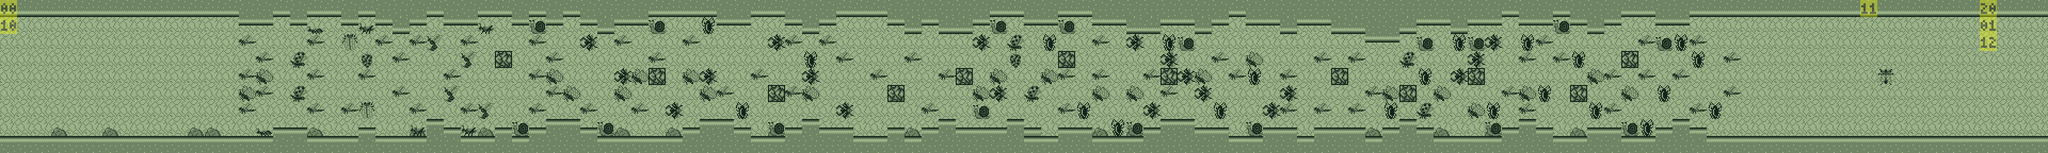

A 2D game scene composited from a Tiled map and its tileset images. What follows is a short description and the map's XML, with each tile layer's data collapsed to a summary:
An orthogonal 120x9 tile map with 32x32 px tiles, 6 tile layers (Base, Background, Foreground, Block, ...), 4 tilesets.

<map version="1.0" orientation="orthogonal" width="120" height="9" tilewidth="32" tileheight="32">
 <tileset firstgid="1" name="Back" tilewidth="32" tileheight="32" spacing="1" margin="1">
  <image source="Back.png" width="256" height="256" />
 </tileset>
 <tileset firstgid="50" name="Block" tilewidth="32" tileheight="32" spacing="1" margin="1">
  <properties>
   <property name="Type" value="Block" />
  </properties>
  <image source="Block.png" width="128" height="128" />
  <tile id="0">
   <properties>
    <property name="Type" value="1" />
   </properties>
  </tile>
  <tile id="1">
   <properties>
    <property name="Type" value="2" />
   </properties>
  </tile>
  <tile id="2">
   <properties>
    <property name="Type" value="3" />
   </properties>
  </tile>
  <tile id="3">
   <properties>
    <property name="Type" value="4" />
   </properties>
  </tile>
  <tile id="4">
   <properties>
    <property name="Type" value="5" />
   </properties>
  </tile>
  <tile id="5">
   <properties>
    <property name="Type" value="6" />
   </properties>
  </tile>
 </tileset>
 <tileset firstgid="59" name="Event" tilewidth="32" tileheight="32">
  <image source="Event.png" width="320" height="320" />
  <tile id="0">
   <properties>
    <property name="Progress" value="0" />
    <property name="Type" value="hspeed" />
    <property name="Value" value="5" />
   </properties>
  </tile>
  <tile id="1">
   <properties>
    <property name="Progress" value="0" />
    <property name="Type" value="hspeed" />
    <property name="Value" value="0" />
   </properties>
  </tile>
  <tile id="10">
   <properties>
    <property name="Progress" value="0" />
    <property name="Type" value="bgm" />
    <property name="Value" value="6" />
   </properties>
  </tile>
  <tile id="11">
   <properties>
    <property name="Progress" value="0" />
    <property name="Type" value="bgm" />
    <property name="Value" value="7" />
   </properties>
  </tile>
  <tile id="12">
   <properties>
    <property name="Progress" value="16" />
    <property name="Type" value="bgm" />
    <property name="Value" value="8" />
   </properties>
  </tile>
  <tile id="20">
   <properties>
    <property name="Progress" value="32" />
    <property name="Type" value="clear" />
    <property name="Value" value="0" />
   </properties>
  </tile>
 </tileset>
 <tileset firstgid="159" name="Enemy" tilewidth="32" tileheight="32" spacing="1" margin="1">
  <image source="EnemyTile.png" width="256" height="256" />
  <tile id="0">
   <properties>
    <property name="Progress" value="0" />
    <property name="Type" value="1" />
   </properties>
  </tile>
  <tile id="1">
   <properties>
    <property name="Progress" value="0" />
    <property name="Type" value="2" />
   </properties>
  </tile>
  <tile id="2">
   <properties>
    <property name="Progress" value="0" />
    <property name="Type" value="3" />
   </properties>
  </tile>
  <tile id="3">
   <properties>
    <property name="Progress" value="0" />
    <property name="Type" value="4" />
   </properties>
  </tile>
  <tile id="4">
   <properties>
    <property name="Progress" value="0" />
    <property name="Type" value="5" />
   </properties>
  </tile>
  <tile id="5">
   <properties>
    <property name="Progress" value="0" />
    <property name="Type" value="6" />
   </properties>
  </tile>
  <tile id="6">
   <properties>
    <property name="Progress" value="0" />
    <property name="Type" value="7" />
   </properties>
  </tile>
  <tile id="7">
   <properties>
    <property name="Progress" value="0" />
    <property name="Type" value="8" />
   </properties>
  </tile>
  <tile id="8">
   <properties>
    <property name="Progress" value="0" />
    <property name="Type" value="9" />
   </properties>
  </tile>
  <tile id="9">
   <properties>
    <property name="Progress" value="0" />
    <property name="Type" value="10" />
   </properties>
  </tile>
  <tile id="10">
   <properties>
    <property name="Progress" value="0" />
    <property name="Type" value="11" />
   </properties>
  </tile>
  <tile id="11">
   <properties>
    <property name="Progress" value="0" />
    <property name="Type" value="12" />
   </properties>
  </tile>
  <tile id="12">
   <properties>
    <property name="Progress" value="0" />
    <property name="Type" value="13" />
   </properties>
  </tile>
  <tile id="13">
   <properties>
    <property name="Progress" value="0" />
    <property name="Type" value="14" />
   </properties>
  </tile>
  <tile id="14">
   <properties>
    <property name="Progress" value="0" />
    <property name="Type" value="15" />
   </properties>
  </tile>
  <tile id="15">
   <properties>
    <property name="Progress" value="0" />
    <property name="Type" value="16" />
   </properties>
  </tile>
  <tile id="16">
   <properties>
    <property name="Progress" value="0" />
    <property name="Type" value="17" />
   </properties>
  </tile>
  <tile id="17">
   <properties>
    <property name="Progress" value="0" />
    <property name="Type" value="18" />
   </properties>
  </tile>
  <tile id="18">
   <properties>
    <property name="Progress" value="0" />
    <property name="Type" value="19" />
   </properties>
  </tile>
  <tile id="19">
   <properties>
    <property name="Progress" value="0" />
    <property name="Type" value="20" />
   </properties>
  </tile>
  <tile id="20">
   <properties>
    <property name="Progress" value="0" />
    <property name="Type" value="21" />
   </properties>
  </tile>
  <tile id="21">
   <properties>
    <property name="Progress" value="0" />
    <property name="Type" value="22" />
   </properties>
  </tile>
  <tile id="22">
   <properties>
    <property name="Progress" value="0" />
    <property name="Type" value="23" />
   </properties>
  </tile>
  <tile id="23">
   <properties>
    <property name="Progress" value="0" />
    <property name="Type" value="24" />
   </properties>
  </tile>
  <tile id="24">
   <properties>
    <property name="Progress" value="0" />
    <property name="Type" value="25" />
   </properties>
  </tile>
  <tile id="25">
   <properties>
    <property name="Progress" value="0" />
    <property name="Type" value="26" />
   </properties>
  </tile>
  <tile id="26">
   <properties>
    <property name="Progress" value="0" />
    <property name="Type" value="27" />
   </properties>
  </tile>
  <tile id="27">
   <properties>
    <property name="Progress" value="0" />
    <property name="Type" value="28" />
   </properties>
  </tile>
  <tile id="28">
   <properties>
    <property name="Progress" value="0" />
    <property name="Type" value="29" />
   </properties>
  </tile>
  <tile id="29">
   <properties>
    <property name="Progress" value="0" />
    <property name="Type" value="30" />
   </properties>
  </tile>
  <tile id="30">
   <properties>
    <property name="Progress" value="0" />
    <property name="Type" value="31" />
   </properties>
  </tile>
  <tile id="31">
   <properties>
    <property name="Progress" value="0" />
    <property name="Type" value="32" />
   </properties>
  </tile>
  <tile id="32">
   <properties>
    <property name="Progress" value="0" />
    <property name="Type" value="33" />
   </properties>
  </tile>
  <tile id="33">
   <properties>
    <property name="Progress" value="0" />
    <property name="Type" value="34" />
   </properties>
  </tile>
  <tile id="34">
   <properties>
    <property name="Progress" value="0" />
    <property name="Type" value="35" />
   </properties>
  </tile>
  <tile id="35">
   <properties>
    <property name="Progress" value="0" />
    <property name="Type" value="36" />
   </properties>
  </tile>
  <tile id="36">
   <properties>
    <property name="Progress" value="0" />
    <property name="Type" value="37" />
   </properties>
  </tile>
  <tile id="37">
   <properties>
    <property name="Progress" value="0" />
    <property name="Type" value="38" />
   </properties>
  </tile>
  <tile id="38">
   <properties>
    <property name="Progress" value="32" />
    <property name="Type" value="39" />
   </properties>
  </tile>
  <tile id="39">
   <properties>
    <property name="Progress" value="0" />
    <property name="Type" value="40" />
   </properties>
  </tile>
 </tileset>
 <layer name="Base" width="120" height="9">
  <data>[1080 cells, 1080 non-empty, 1 distinct tile ids]</data>
 </layer>
 <layer name="Background" width="120" height="9">
  <data>[1080 cells, 840 non-empty, 1 distinct tile ids]</data>
 </layer>
 <layer name="Foreground" width="120" height="9">
  <data>[1080 cells, 26 non-empty, 1 distinct tile ids]</data>
 </layer>
 <layer name="Block" width="120" height="9">
  <data>[1080 cells, 361 non-empty, 6 distinct tile ids]</data>
 </layer>
 <layer name="Event" width="120" height="9" opacity="0.37">
  <data>[1080 cells, 6 non-empty, 6 distinct tile ids]</data>
 </layer>
 <layer name="Enemy" width="120" height="9">
  <data>[1080 cells, 168 non-empty, 12 distinct tile ids]</data>
 </layer>
</map>
